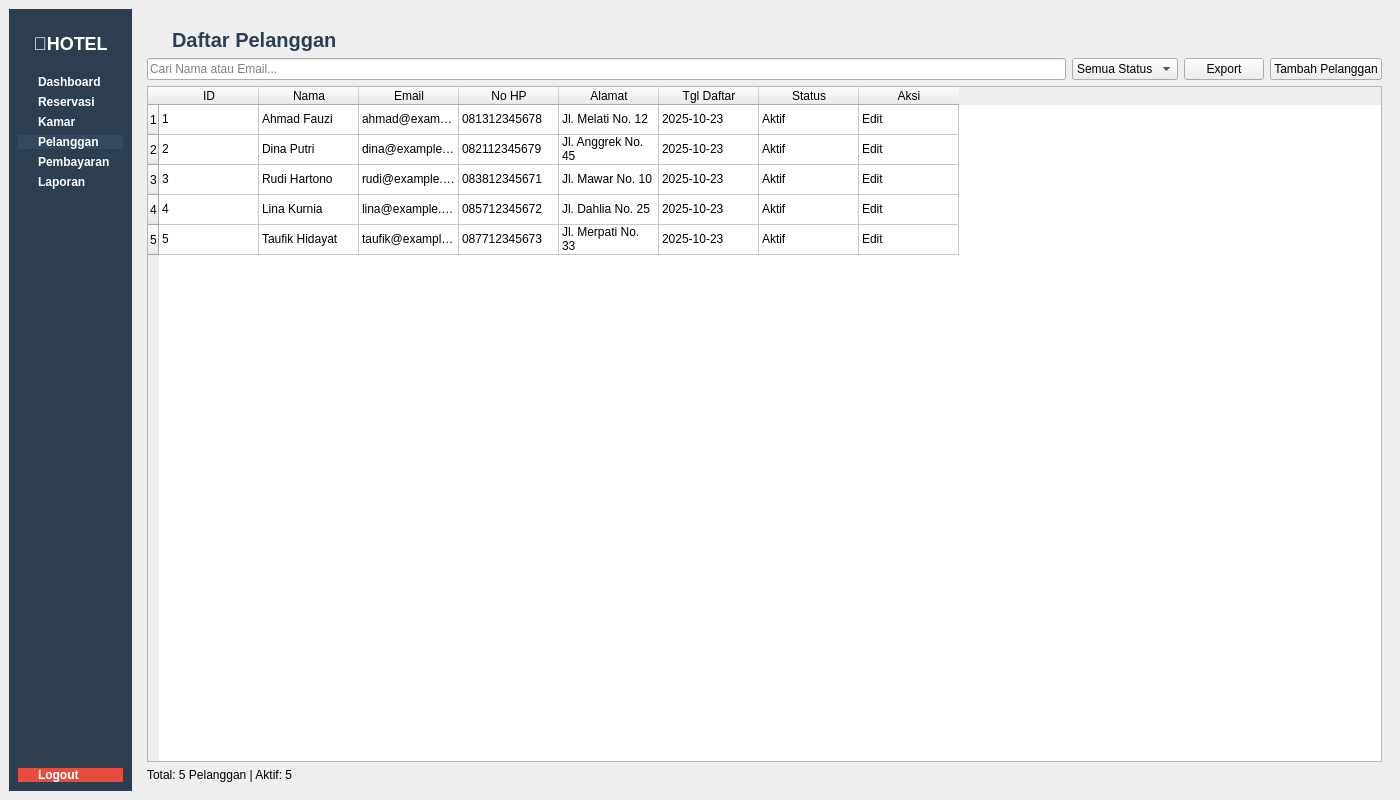
<?xml version="1.0" encoding="UTF-8"?>
<ui version="4.0">
 <class>PelangganWindow</class>
 <widget class="QMainWindow" name="PelangganWindow">
  <property name="geometry">
   <rect>
    <x>0</x>
    <y>0</y>
    <width>1400</width>
    <height>800</height>
   </rect>
  </property>
  <property name="windowTitle">
   <string>Manajemen Pelanggan</string>
  </property>
  <widget class="QWidget" name="centralwidget">
   <layout class="QHBoxLayout" name="mainLayout">
    <item>
     <widget class="QWidget" name="sidebar" native="true">
      <property name="styleSheet">
       <string>QWidget { background-color: #2c3e50; }</string>
      </property>
      <layout class="QVBoxLayout" name="sidebarLayout">
       <item>
        <widget class="QLabel" name="logoLabel">
         <property name="styleSheet">
          <string>QLabel { color: white; font-size: 18px; font-weight: bold; padding: 15px; background-color: #2c3e50; }</string>
         </property>
         <property name="text">
          <string>🏨HOTEL</string>
         </property>
         <property name="alignment">
          <set>Qt::AlignCenter</set>
         </property>
        </widget>
       </item>
       <item>
        <widget class="QPushButton" name="dashboardBtn">
         <property name="styleSheet">
          <string>QPushButton { background-color: #2c3e50; color: white; border: none; text-align: left; padding-left: 20px; font-weight: bold; } QPushButton:hover { background-color: #3498db; }</string>
         </property>
         <property name="text">
          <string>Dashboard</string>
         </property>
        </widget>
       </item>
       <item>
        <widget class="QPushButton" name="reservasiBtn">
         <property name="styleSheet">
          <string>QPushButton { background-color: #2c3e50; color: white; border: none; text-align: left; padding-left: 20px; font-weight: bold; } QPushButton:hover { background-color: #3498db; }</string>
         </property>
         <property name="text">
          <string>Reservasi</string>
         </property>
        </widget>
       </item>
       <item>
        <widget class="QPushButton" name="kamarBtn">
         <property name="styleSheet">
          <string>QPushButton { background-color: #2c3e50; color: white; border: none; text-align: left; padding-left: 20px; font-weight: bold; } QPushButton:hover { background-color: #3498db; }</string>
         </property>
         <property name="text">
          <string>Kamar</string>
         </property>
        </widget>
       </item>
       <item>
        <widget class="QPushButton" name="pelangganBtn">
         <property name="styleSheet">
          <string>QPushButton { background-color: #34495e; color: white; border: none; text-align: left; padding-left: 20px; font-weight: bold; } QPushButton:hover { background-color: #3498db; }</string>
         </property>
         <property name="text">
          <string>Pelanggan</string>
         </property>
        </widget>
       </item>
       <item>
        <widget class="QPushButton" name="pembayaranBtn">
         <property name="styleSheet">
          <string>QPushButton { background-color: #2c3e50; color: white; border: none; text-align: left; padding-left: 20px; font-weight: bold; } QPushButton:hover { background-color: #3498db; }</string>
         </property>
         <property name="text">
          <string>Pembayaran</string>
         </property>
        </widget>
       </item>
       <item>
        <widget class="QPushButton" name="laporanBtn">
         <property name="styleSheet">
          <string>QPushButton { background-color: #2c3e50; color: white; border: none; text-align: left; padding-left: 20px; font-weight: bold; } QPushButton:hover { background-color: #3498db; }</string>
         </property>
         <property name="text">
          <string>Laporan</string>
         </property>
        </widget>
       </item>
       <item>
        <spacer name="verticalSpacer">
         <property name="orientation">
          <enum>Qt::Vertical</enum>
         </property>
         <property name="sizeHint" stdset="0">
          <size>
           <width>20</width>
           <height>150</height>
          </size>
         </property>
        </spacer>
       </item>
       <item>
        <widget class="QPushButton" name="logoutBtn">
         <property name="styleSheet">
          <string>QPushButton { background-color: #e74c3c; color: white; border: none; text-align: left; padding-left: 20px; font-weight: bold; } QPushButton:hover { background-color: #c0392b; }</string>
         </property>
         <property name="text">
          <string>Logout</string>
         </property>
        </widget>
       </item>
      </layout>
     </widget>
    </item>
    <item>
     <widget class="QWidget" name="contentArea" native="true">
      <layout class="QVBoxLayout" name="contentLayout">
       <item>
        <widget class="QLabel" name="titleLabel">
         <property name="styleSheet">
          <string>QLabel { font-size: 20px; font-weight: bold; color: #2c3e50; margin-left: 20px; padding-top: 10px; }</string>
         </property>
         <property name="text">
          <string>Daftar Pelanggan</string>
         </property>
        </widget>
       </item>
       <item>
        <layout class="QHBoxLayout" name="buttonLayout">
         <item>
          <widget class="QLineEdit" name="searchInput">
           <property name="placeholderText">
            <string>Cari Nama atau Email...</string>
           </property>
          </widget>
         </item>
         <item>
          <widget class="QComboBox" name="filterStatus">
           <item>
            <property name="text">
             <string>Semua Status</string>
            </property>
           </item>
           <item>
            <property name="text">
             <string>Aktif</string>
            </property>
           </item>
           <item>
            <property name="text">
             <string>Nonaktif</string>
            </property>
           </item>
          </widget>
         </item>
         <item>
          <widget class="QPushButton" name="exportBtn">
           <property name="text">
            <string>Export</string>
           </property>
          </widget>
         </item>
         <item>
          <widget class="QPushButton" name="tambahBtn">
           <property name="text">
            <string>Tambah Pelanggan</string>
           </property>
          </widget>
         </item>
        </layout>
       </item>
       <item>
        <widget class="QTableWidget" name="pelangganTable">
         <property name="rowCount">
          <number>5</number>
         </property>
         <property name="columnCount">
          <number>8</number>
         </property>
         <row/>
         <row/>
         <row/>
         <row/>
         <row/>
         <column>
          <property name="text">
           <string>ID</string>
          </property>
         </column>
         <column>
          <property name="text">
           <string>Nama</string>
          </property>
         </column>
         <column>
          <property name="text">
           <string>Email</string>
          </property>
         </column>
         <column>
          <property name="text">
           <string>No HP</string>
          </property>
         </column>
         <column>
          <property name="text">
           <string>Alamat</string>
          </property>
         </column>
         <column>
          <property name="text">
           <string>Tgl Daftar</string>
          </property>
         </column>
         <column>
          <property name="text">
           <string>Status</string>
          </property>
         </column>
         <column>
          <property name="text">
           <string>Aksi</string>
          </property>
         </column>
         <item row="0" column="0">
          <property name="text">
           <string>1</string>
          </property>
         </item>
         <item row="0" column="1">
          <property name="text">
           <string>Ahmad Fauzi</string>
          </property>
         </item>
         <item row="0" column="2">
          <property name="text">
           <string>ahmad@example.com</string>
          </property>
         </item>
         <item row="0" column="3">
          <property name="text">
           <string>081312345678</string>
          </property>
         </item>
         <item row="0" column="4">
          <property name="text">
           <string>Jl. Melati No. 12</string>
          </property>
         </item>
         <item row="0" column="5">
          <property name="text">
           <string>2025-10-23</string>
          </property>
         </item>
         <item row="0" column="6">
          <property name="text">
           <string>Aktif</string>
          </property>
         </item>
         <item row="0" column="7">
          <property name="text">
           <string>Edit</string>
          </property>
         </item>
         <item row="1" column="0">
          <property name="text">
           <string>2</string>
          </property>
         </item>
         <item row="1" column="1">
          <property name="text">
           <string>Dina Putri</string>
          </property>
         </item>
         <item row="1" column="2">
          <property name="text">
           <string>dina@example.com</string>
          </property>
         </item>
         <item row="1" column="3">
          <property name="text">
           <string>082112345679</string>
          </property>
         </item>
         <item row="1" column="4">
          <property name="text">
           <string>Jl. Anggrek No. 45</string>
          </property>
         </item>
         <item row="1" column="5">
          <property name="text">
           <string>2025-10-23</string>
          </property>
         </item>
         <item row="1" column="6">
          <property name="text">
           <string>Aktif</string>
          </property>
         </item>
         <item row="1" column="7">
          <property name="text">
           <string>Edit</string>
          </property>
         </item>
         <item row="2" column="0">
          <property name="text">
           <string>3</string>
          </property>
         </item>
         <item row="2" column="1">
          <property name="text">
           <string>Rudi Hartono</string>
          </property>
         </item>
         <item row="2" column="2">
          <property name="text">
           <string>rudi@example.com</string>
          </property>
         </item>
         <item row="2" column="3">
          <property name="text">
           <string>083812345671</string>
          </property>
         </item>
         <item row="2" column="4">
          <property name="text">
           <string>Jl. Mawar No. 10</string>
          </property>
         </item>
         <item row="2" column="5">
          <property name="text">
           <string>2025-10-23</string>
          </property>
         </item>
         <item row="2" column="6">
          <property name="text">
           <string>Aktif</string>
          </property>
         </item>
         <item row="2" column="7">
          <property name="text">
           <string>Edit</string>
          </property>
         </item>
         <item row="3" column="0">
          <property name="text">
           <string>4</string>
          </property>
         </item>
         <item row="3" column="1">
          <property name="text">
           <string>Lina Kurnia</string>
          </property>
         </item>
         <item row="3" column="2">
          <property name="text">
           <string>lina@example.com</string>
          </property>
         </item>
         <item row="3" column="3">
          <property name="text">
           <string>085712345672</string>
          </property>
         </item>
         <item row="3" column="4">
          <property name="text">
           <string>Jl. Dahlia No. 25</string>
          </property>
         </item>
         <item row="3" column="5">
          <property name="text">
           <string>2025-10-23</string>
          </property>
         </item>
         <item row="3" column="6">
          <property name="text">
           <string>Aktif</string>
          </property>
         </item>
         <item row="3" column="7">
          <property name="text">
           <string>Edit</string>
          </property>
         </item>
         <item row="4" column="0">
          <property name="text">
           <string>5</string>
          </property>
         </item>
         <item row="4" column="1">
          <property name="text">
           <string>Taufik Hidayat</string>
          </property>
         </item>
         <item row="4" column="2">
          <property name="text">
           <string>taufik@example.com</string>
          </property>
         </item>
         <item row="4" column="3">
          <property name="text">
           <string>087712345673</string>
          </property>
         </item>
         <item row="4" column="4">
          <property name="text">
           <string>Jl. Merpati No. 33</string>
          </property>
         </item>
         <item row="4" column="5">
          <property name="text">
           <string>2025-10-23</string>
          </property>
         </item>
         <item row="4" column="6">
          <property name="text">
           <string>Aktif</string>
          </property>
         </item>
         <item row="4" column="7">
          <property name="text">
           <string>Edit</string>
          </property>
         </item>
        </widget>
       </item>
       <item>
        <widget class="QLabel" name="totalLabel">
         <property name="text">
          <string>Total: 5 Pelanggan | Aktif: 5</string>
         </property>
        </widget>
       </item>
      </layout>
     </widget>
    </item>
   </layout>
  </widget>
 </widget>
 <resources/>
 <connections/>
</ui>
